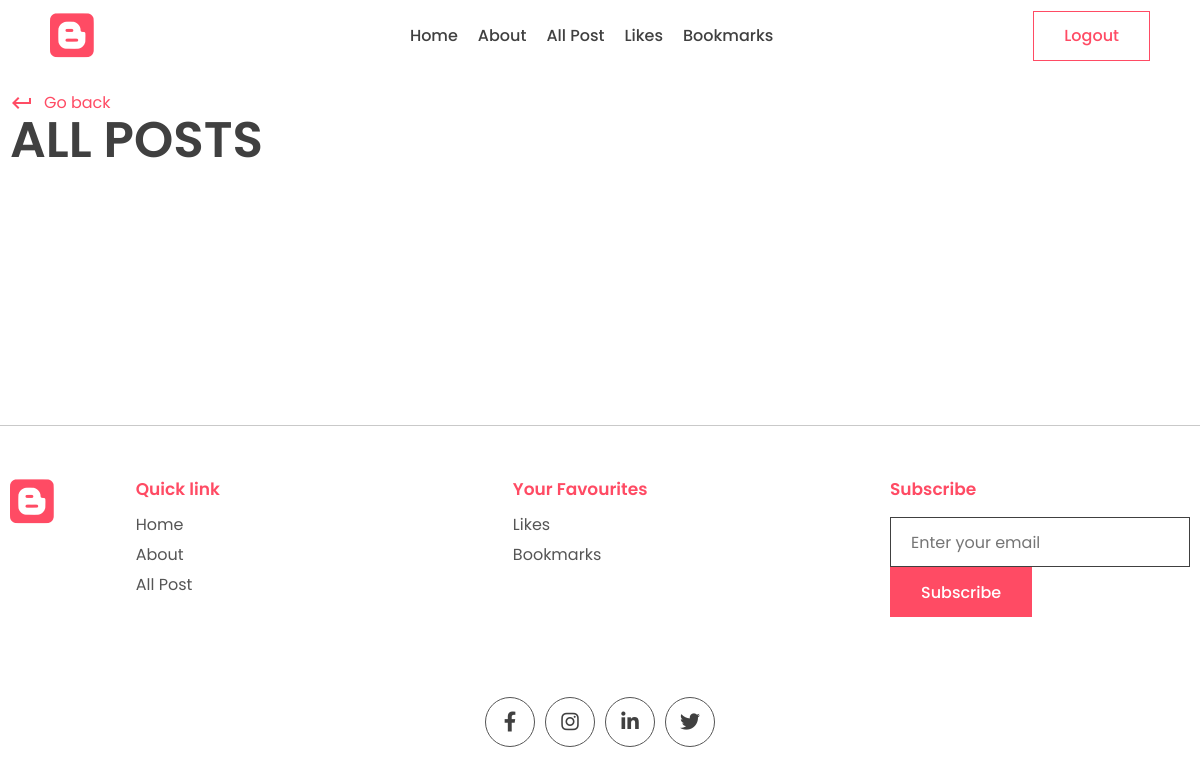
The app's page /all_liked_posts/ (signed in), older data.
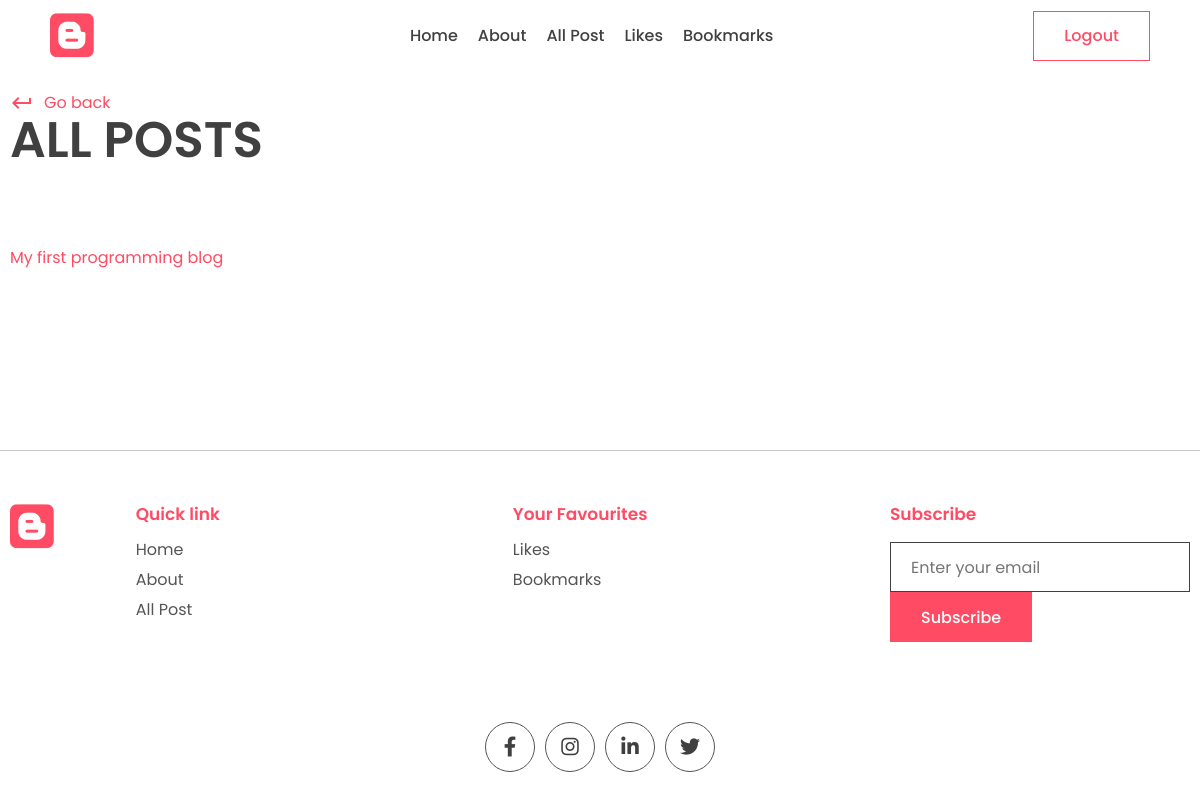
The same page, newer data.
### blogapp/models.py (models this page shows, shortened)
class Post(models.Model):
    title=models.CharField(max_length=200)
    content = models.TextField()
    last_updated = models.DateTimeField(auto_now= True)
    slug = models.SlugField(max_length=200, unique=True)
    author = models.ForeignKey(User, on_delete= models.CASCADE)
    category = models.ForeignKey(Category, on_delete= models.CASCADE)
    tags = models.ManyToManyField(Tag, blank=True, related_name='post_tags')
    image = models.ImageField(null=True, blank=True, upload_to='images/')
    view_count = models.IntegerField(null=True, blank=True)
    likes = models.ManyToManyField(User, related_name='post_like', default=None, blank=True)
    bookmarks = models.ManyToManyField(User, related_name="bookmarks", default=None, blank=True)
    is_featured = models.BooleanField()

### blogapp/views.py (the view)
# urls.py: path("all_liked_posts/", views.all_liked_posts, name="all_liked_posts"),
def all_liked_posts(request):
    all_liked_posts = Post.objects.filter(likes=request.user)
    context = {'all_liked_posts':all_liked_posts, 'subscribe_form':SubscribeForm()}
    return render(request, 'blogapp/all_liked_posts.html', context)

### blogapp/form.py
class SubscribeForm(forms.ModelForm):
    class Meta:
        model=Subscribe
        fields = '__all__'
        labels = {'email': _('')}
    def __init__(self, *args, **kwargs):
        super(SubscribeForm, self).__init__(*args, **kwargs)
        self.fields['email'].widget.attrs['placeholder'] = 'Enter your email'

### blogapp/templates/blogapp/all_liked_posts.html (shortened to what this page needs)
{% extends "base.html" %}
{% block content %}
    <main>
      <div class="container">
        <div class="page-top">
          <div class="top flex">
            <div class="page-name">
              <a href="{{request.META.HTTP_REFERER}}" class="learn">
                <span class="material-icons"> keyboard_return </span> Go back
              </a>
              <h1>All Posts</h1>
            </div>
          </div>
        </div>
      </div>
    </main>
    <section class="sp">
      <div class="container">
        {% for post in all_liked_posts %}
        <p>
          <a href="{% url 'post_page' post.slug %}">{{post.title}}</a>
        </p>
        {% endfor %}
      </div>
    </section>
{% endblock content %}

Row changes from the older to the newer data that the page shows:
now on this page (row edited): Post: title "My first programming blog"
